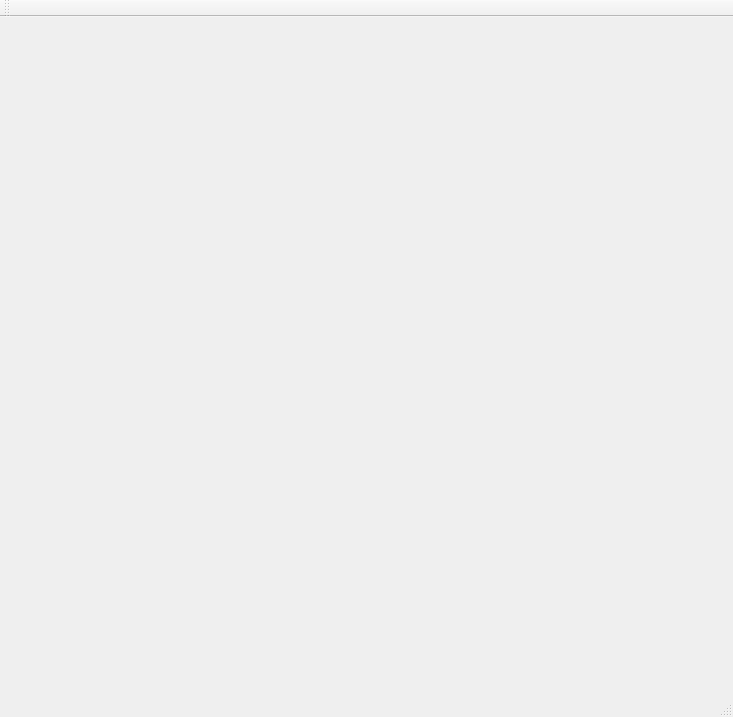
<?xml version="1.0" encoding="UTF-8"?>
<ui version="4.0">
 <class>test1Class</class>
 <widget class="QMainWindow" name="test1Class">
  <property name="geometry">
   <rect>
    <x>0</x>
    <y>0</y>
    <width>733</width>
    <height>717</height>
   </rect>
  </property>
  <property name="windowTitle">
   <string>test1</string>
  </property>
  <widget class="QWidget" name="centralWidget">
   <widget class="QCustomPlot" name="qCustomPlot" native="true">
    <property name="geometry">
     <rect>
      <x>200</x>
      <y>40</y>
      <width>521</width>
      <height>611</height>
     </rect>
    </property>
   </widget>
   <widget class="QCustomPlot" name="qCustomPlot2" native="true">
    <property name="geometry">
     <rect>
      <x>10</x>
      <y>40</y>
      <width>181</width>
      <height>611</height>
     </rect>
    </property>
   </widget>
  </widget>
  <widget class="QMenuBar" name="menuBar">
   <property name="geometry">
    <rect>
     <x>0</x>
     <y>0</y>
     <width>733</width>
     <height>23</height>
    </rect>
   </property>
  </widget>
  <widget class="QToolBar" name="mainToolBar">
   <attribute name="toolBarArea">
    <enum>TopToolBarArea</enum>
   </attribute>
   <attribute name="toolBarBreak">
    <bool>false</bool>
   </attribute>
  </widget>
  <widget class="QStatusBar" name="statusBar"/>
 </widget>
 <layoutdefault spacing="6" margin="11"/>
 <customwidgets>
  <customwidget>
   <class>QCustomPlot</class>
   <extends>QWidget</extends>
   <header location="global">qcustomplot.h</header>
   <container>1</container>
  </customwidget>
 </customwidgets>
 <resources>
  <include location="test1.qrc"/>
 </resources>
 <connections/>
</ui>
